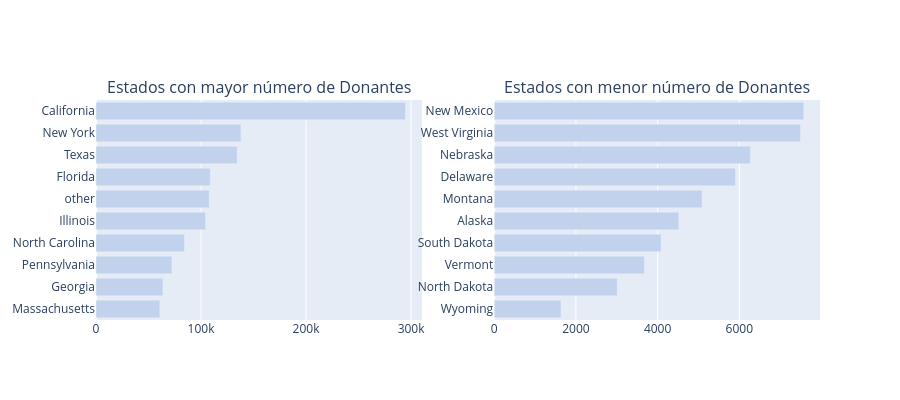

Here is the notebook cell this chart was saved with:
### Code cell
def bar_hor(df, col, title, color, w=None, h=None, lm=0, limit=100, return_trace=False, rev=False):
    # Contamos cuántas veces aparece cada valor único en la columna indicada
    cnt_srs = df[col].value_counts()
    # Tomamos los "limit" valores más altos (orden ascendente para graficar de abajo hacia arriba)
    yy = cnt_srs.head(limit).index[::-1] 
    xx = cnt_srs.head(limit).values[::-1] 
    if rev:
        # Si "rev" es True, tomamos los valores más bajos en lugar de los más altos
        yy = cnt_srs.tail(limit).index[::-1] 
        xx = cnt_srs.tail(limit).values[::-1] 
        
    # Creamos la barra horizontal
    trace = go.Bar(y=yy, x=xx, orientation = 'h', marker=dict(color=color))
    if return_trace:
        return trace 
    # Configuramos el diseño de la gráfica (título, márgenes, ancho, alto)
    layout = dict(title=title, margin=dict(l=lm), width=w, height=h)
    data = [trace]
    fig = go.Figure(data=data, layout=layout)
    iplot(fig)

def bar_hor_noagg(x, y, title, color, w=None, h=None, lm=0, limit=100, rt=False):
    # Igual que la función anterior, pero sin hacer conteo (los datos ya vienen agregados)
    trace = go.Bar(y=x, x=y, orientation = 'h', marker=dict(color=color))
    if rt:
        return trace
    layout = dict(title=title, margin=dict(l=lm), width=w, height=h)
    data = [trace]
    fig = go.Figure(data=data, layout=layout)
    iplot(fig)


def bar_ver_noagg(x, y, title, color, w=None, h=None, lm=0, rt = False):
    # Misma lógica pero para una gráfica de barras verticales
    trace = go.Bar(y=y, x=x, marker=dict(color=color))
    if rt:
        return trace
    layout = dict(title=title, margin=dict(l=lm), width=w, height=h)
    data = [trace]
    fig = go.Figure(data=data, layout=layout)
    iplot(fig)

    
# Generamos las gráficas de las ciudades y estados con más donantes
trace1 = bar_hor(donors_df, 'Donor City', "Ciudades con mayor número de Donantes", '#c2d2ed', 500, 400, 200, limit = 10, return_trace=True)
trace2 = bar_hor(donors_df, 'Donor State', "Estados con mayor número de Donantes", '#c2d2ed', 500, 400, 200, limit = 10, return_trace=True)
# rev=True indica que se tomen los estados con MENOS donantes
trace4 = bar_hor(donors_df, 'Donor State', "Estados con menor número de Donantes", '#c2d2ed', 600, 400, 200, limit = 10, return_trace=True, rev=True)

# Creamos una figura con 1 fila y 2 columnas para comparar ambas gráficas lado a lado
fig = tools.make_subplots(rows=1, cols=2, print_grid=False, subplot_titles = ['Estados con mayor número de Donantes','Estados con menor número de Donantes'])
# fig = tools.make_subplots(rows=2, cols=2, specs=[[{}, {}], [{'colspan': 2}, None]], print_grid=False, subplot_titles = ['Estados con mayor número de Donantes','Estados con menor número de Donantes', 'Ciudades con mayor número de Donantes'])
fig.append_trace(trace2, 1, 1);
fig.append_trace(trace4, 1, 2);
# fig.append_trace(trace1, 2, 1);

fig['layout'].update(height=400, showlegend=False);
iplot(fig);

### Figure 1 — Plotly figure (JSON) as saved in the notebook; plotly's stock layout.template omitted (floating-point values rounded to 4 significant figures)
{"data": [{"marker": {"color": "#c2d2ed"}, "orientation": "h", "type": "bar", "x": [60730, 63731, 72280, 84250, 104381, 107809, 108828, 134449, 137957, 294695], "xaxis": "x", "y": ["Massachusetts", "Georgia", "Pennsylvania", "North Carolina", "Illinois", "other", "Florida", "Texas", "New York", "California"], "yaxis": "y"}, {"marker": {"color": "#c2d2ed"}, "orientation": "h", "type": "bar", "x": [1634, 3012, 3677, 4084, 4519, 5088, 5906, 6272, 7497, 7576], "xaxis": "x2", "y": ["Wyoming", "North Dakota", "Vermont", "South Dakota", "Alaska", "Montana", "Delaware", "Nebraska", "West Virginia", "New Mexico"], "yaxis": "y2"}], "layout": {"annotations": [{"font": {"size": 16}, "showarrow": false, "text": "Estados con mayor número de Donantes", "x": 0.225, "xanchor": "center", "xref": "paper", "y": 1, "yanchor": "bottom", "yref": "paper"}, {"font": {"size": 16}, "showarrow": false, "text": "Estados con menor número de Donantes", "x": 0.775, "xanchor": "center", "xref": "paper", "y": 1, "yanchor": "bottom", "yref": "paper"}], "height": 400, "showlegend": false, "xaxis": {"anchor": "y", "domain": [0, 0.45]}, "xaxis2": {"anchor": "y2", "domain": [0.55, 1]}, "yaxis": {"anchor": "x", "domain": [0, 1]}, "yaxis2": {"anchor": "x2", "domain": [0, 1]}}}
